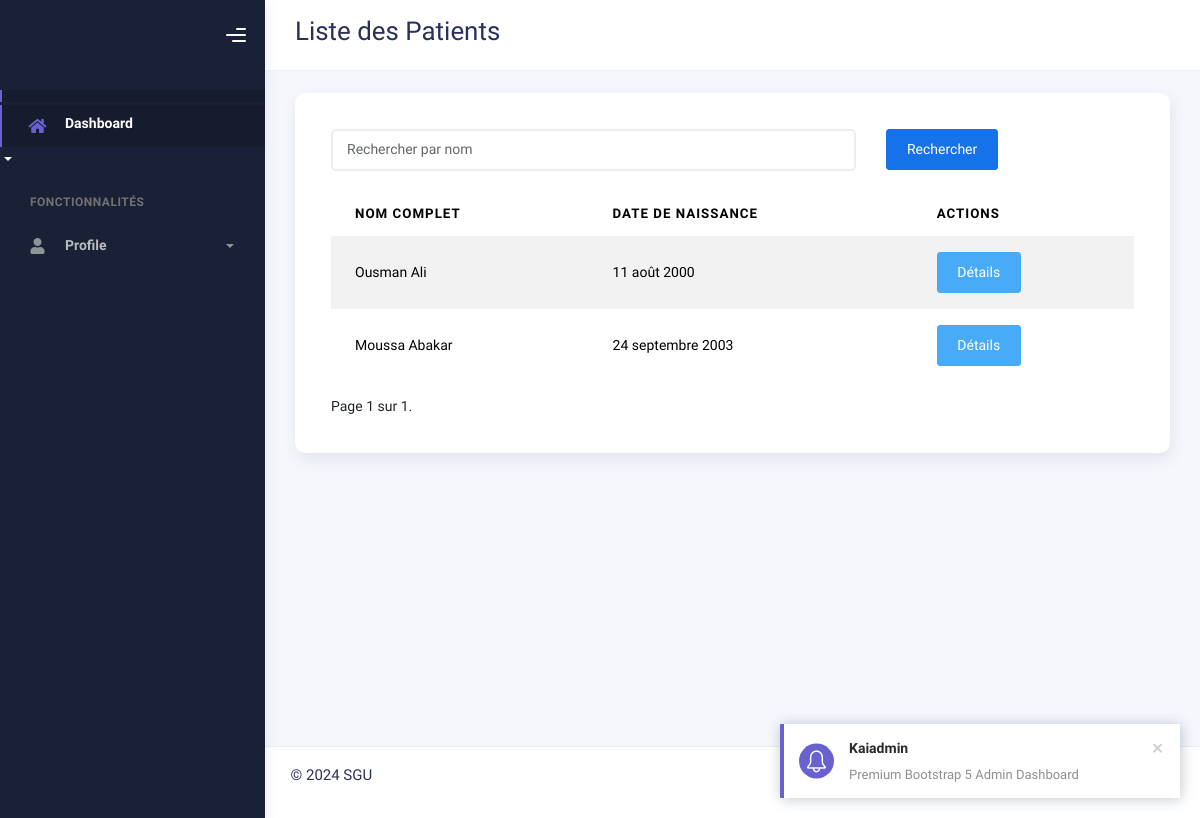
The app's page /patients/ with its own data.
### dashborad/models.py (models this page shows, shortened)
class Patient(models.Model):
    user = models.OneToOneField(User, on_delete=models.CASCADE)
    birth_date = models.DateField(
        verbose_name=_("Date de Naissance"),
        help_text=_("Entrez la date de naissance du patient."),
        blank=True,
        null=True,
    )
    medical_history = models.TextField(
        verbose_name=_("Historique Médical"),
        blank=True,
        null=True,
        help_text=_("Entrez un résumé des antécédents médicaux du patient, y compris les maladies chroniques, les opérations, etc.")
    )
    emergency_contact_name = models.CharField(
        max_length=255,
        verbose_name=_("Nom du Contact d'Urgence"),
        help_text=_("Entrez le nom de la personne à contacter en cas d'urgence.")
    )
    emergency_contact_phone = models.CharField(
        max_length=20,  # Augmenté pour tenir compte des formats internationaux
        verbose_name=_("Numéro du Contact d'Urgence"),
        help_text=_("Entrez le numéro de téléphone de la personne à contacter en cas d'urgence.")
    )
    chronic_conditions = models.CharField(
        max_length=255,
        verbose_name=_("Conditions Chroniques"),
        blank=True,
        null=True,
        help_text=_("Entrez les conditions médicales chroniques du patient, par exemple : Diabète, Hypertension, etc.")
    )
    profil_complet = models.BooleanField(default=False, verbose_name=_("Profil complet"))

### dashborad/views.py (the view)
# urls.py: path('patients/', PatientListView.as_view(), name='patient_list'),
class PatientListView(ListView):
    model = Patient
    template_name = 'usagers/patient_list.html'
    context_object_name = 'patients'
    paginate_by = 10  # Nombre de patients par page
    def get_queryset(self):
        queryset = super().get_queryset()
        search_query = self.request.GET.get('search', '')
        if search_query:
            queryset = queryset.filter(
                Q(user__first_name__icontains=search_query) |
                Q(user__last_name__icontains=search_query)
            )
        return queryset

### templates/usagers/patient_list.html (shortened to what this page needs)
{% extends "user/base.html" %}
{% load static %}
{% load crispy_forms_tags %}
{% block navbar-header %}
<h2 class="header">Liste des Patients</h2>
{% endblock navbar-header %}
{% block content %}
<div class="row">
  <div class="col-sm-12 col-md-12">
    <div class="card card-stats card-round mb-3 p-4">
      <div class="card-body">
        <form method="get" class="mb-4">
          <div class="row">
            <div class="col-md-8">
              <input type="text" name="search" class="form-control" placeholder="Rechercher par nom" value="{{ request.GET.search }}">
            </div>
            <div class="col-md-4">
              <button type="submit" class="btn btn-primary">Rechercher</button>
            </div>
          </div>
        </form>
        <table class="table table-striped">
          <thead>
            <tr>
              <th>Nom complet</th>
              <th>Date de Naissance</th>
              <th>Actions</th>
            </tr>
          </thead>
          <tbody>
            {% for patient in patients %}
            <tr>
              <td>{{ patient.user.get_full_name }}</td>
              <td>{{ patient.birth_date }}</td>
              <td><a href="{% url 'patient_detail' patient.pk %}" class="btn btn-info">Détails</a></td>
            </tr>
            {% empty %}
            <tr>
              <td colspan="3">Aucun patient trouvé.</td>
            </tr>
            {% endfor %}
          </tbody>
        </table>
        <div class="pagination">
          <span class="step-links">
            <span class="current">
              Page {{ page_obj.number }} sur {{ page_obj.paginator.num_pages }}.
            </span>
          </span>
        </div>
      </div>
    </div>
  </div>
</div>
{% endblock content %}

### records on screen
Patient: user.get_full_name "Ousman Ali", birth_date "11 août 2000"
Patient: user.get_full_name "Moussa Abakar", birth_date "24 septembre 2003"

### other values on screen
{{ page_obj.number }} "1"
{{ page_obj.paginator.num_pages }} "1"
